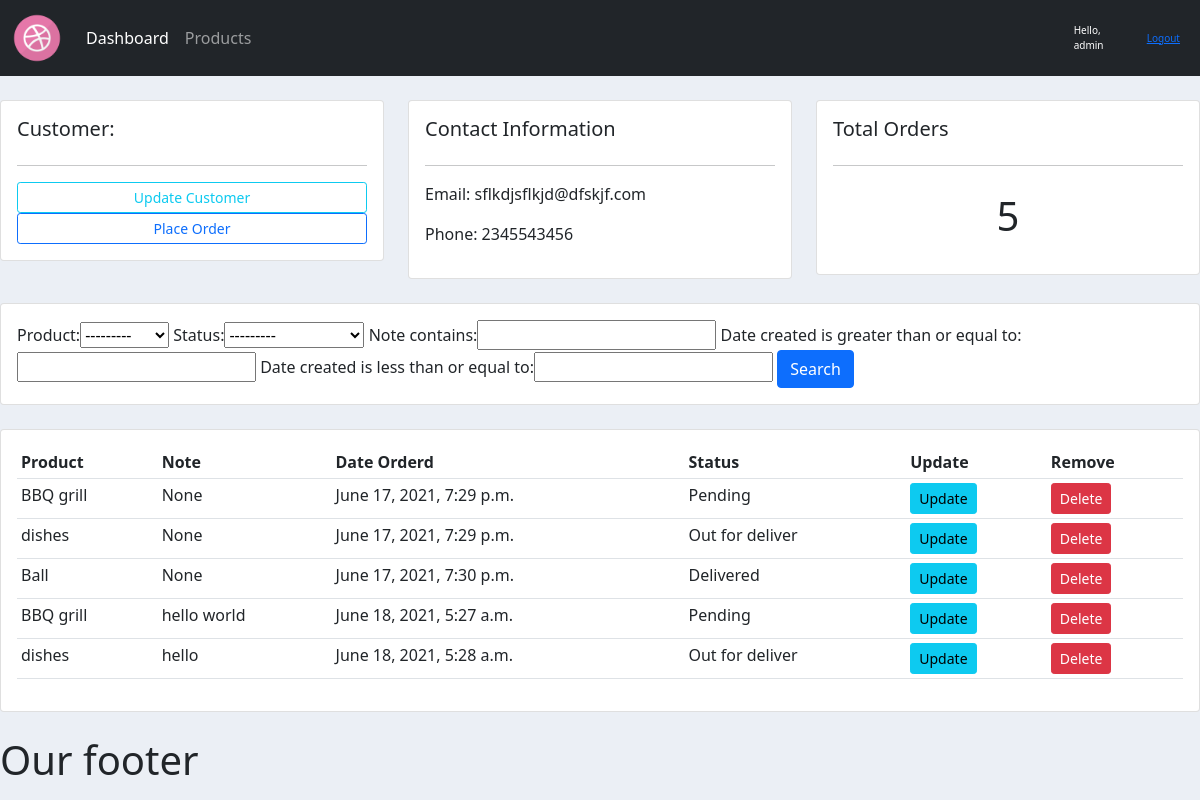
The app's page /customer/1/ (signed in) with its own data.
### accounts/models.py (models this page shows, shortened)
class Customer(models.Model):
    name = models.CharField(max_length=200, null=True)
    phone = models.CharField(max_length=10, null=True)
    email = models.CharField(max_length=200, null=True)
    date_created = models.DateTimeField(auto_now_add=True,null=True)

class Order(models.Model):
    STATUS = [
            ('Pending','Pending'),
            ('Out for deliver','Out for delivery'),
            ('Delivered','Delivered')
            ]
    customer = models.ForeignKey(Customer,null=True, on_delete=models.SET_NULL)
    product =  models.ForeignKey(Product,null=True, on_delete=models.SET_NULL)
    date_created = models.DateTimeField(auto_now_add=True,null=True)
    status = models.CharField(max_length=200, null=True,choices = STATUS)
    note = models.CharField(max_length=1000, null=True)

class Product(models.Model):
    CATEGORY = [
            ('Indoor','Indoor'),
            ('Out Door','Out Door'),
            ]
    name = models.CharField(max_length=200, null=True)
    price = models.FloatField(null=True)
    category = models.CharField(max_length=200, null=True,choices = CATEGORY,blank = True)
    description = models.CharField(max_length=200, null=True)
    date_created = models.DateTimeField(auto_now_add=True,null=True)
    tags = models.ManyToManyField(Tag)
    def __str__(self):
        return self.name

### accounts/decorators.py (the view)
        def wrapper_func(request, *args,**kwargs):
            group = None
            if request.user.groups.exists():
                group = request.user.groups.all()[0].name
            if group in allowed_roles:
                return view_func(request,*args,**kwargs)
            else:
                return HttpResponse('You are not allowed to view this page')
            print('Working',allowed_roles)
            return view_func(request,*args,**kwargs)

### accounts/views.py (called while the page is built)
@login_required(login_url='login')
@allowed_user(allowed_roles=['admin'])
def customer(request,pk_test):
    user = Customer.objects.get(id = pk_test)
    orders = user.order_set.all()
    total_order = orders.count()
    myFilter = OrderFilter(request.GET, queryset=orders)
    orders = myFilter.qs
    context = {'user':user,'orders':orders,'total_order':total_order,'myFilter':myFilter}
    return render(request,'accounts/customer.html',context)

### templates/accounts/customer.html (shortened to what this page needs)
{% extends 'accounts/main.html' %}
{% block content %}
<br>
<div class="row">
	<div class="col-md">
		<div class="card card-body">
			<h5>Customer:</h5>
			<hr>
			<a class="btn btn-outline-info  btn-sm btn-block" href="">Update Customer</a>
			<a class="btn btn-outline-primary  btn-sm btn-block" href="{% url 'create_order' user.id %}">Place Order</a>
		</div>
	</div>
	<div class="col-md">
		<div class="card card-body">
			<h5>Contact Information</h5>
			<hr>
			<p>Email: {{user.email}}</p>
			<p>Phone: {{user.phone}}</p>
		</div>
	</div>
	<div class="col-md">
		<div class="card card-body">
			<h5>Total Orders</h5>
			<hr>
			<h1 style="text-align: center;padding: 10px">{{total_order}}</h1>
		</div>
	</div>
</div>
<br>
<div class="row">
	<div class="col">
		<div class="card card-body">
			<form method="get">
				{{myFilter.form}}
		    <button class="btn btn-primary" type="submit">Search</button>
		  </form>
		</div>
	</div>
</div>
<br>
<div class="row">
	<div class="col-md">
		<div class="card card-body">
			<table class="table table-sm">
				<tr>
					<th>Product</th>
					<th>Note</th>
					<th>Date Orderd</th>
					<th>Status</th>
					<th>Update</th>
					<th>Remove</th>
				</tr>
				{% for order in orders %}
				<tr>
					<td>{{order.product}}</td>
					<td>{{order.note}}</td>
					<td>{{order.date_created}}</td>
					<td>{{order.status}}</td>
					<td><a class="btn btn-info btn-sm" href="{% url 'update_order'  order.id %}">Update</a></td>
                    <td><a class="btn btn-danger btn-sm" href="{% url 'delete_order'  order.id %}">Delete</a></td>
				</tr>
				{%endfor%}
			</table>
		</div>
	</div>
</div>
{% endblock content %}

### templates/accounts/navbar.html (shortened to what this page needs)
{% load static %}
<nav class="navbar navbar-expand-lg navbar-dark bg-dark">
  <div class="container-fluid">
    <a class="navbar-brand" href="#"><img src="{%static 'images/logo.png'%} " alt="" style="width: 50px; height: 50px;"></a>
    <div class="collapse navbar-collapse" id="navbarNav">
      <ul class="navbar-nav">
        {% if request.user.is_staff %}
        <li class="nav-item">
          <a class="nav-link active" aria-current="page" href="{% url 'home' %}">Dashboard</a>
        </li>
        <li class="nav-item">
          <a class="nav-link" href="{% url 'product' %}">Products</a>
        </li>
       {% endif %}
      </ul>
    </div>
  </div>
  <span class="hello-msg">Hello, {{request.user}}</span>
  <span class="hello-msg"><a href="{% url 'logout' %}">Logout</a></span>
</nav>

### templates/accounts/main.html (style rules this page uses)
body { background-color: #ebeff5; }

### templates/accounts/navbar.html (style rules this page uses)
.hello-msg { font-size: 10px; color: #fff; margin-right: 20px; }

### records on screen
Customer: email "sflkdjsflkjd@dfskjf.com", phone "2345543456"
Order: product "BBQ grill", note "None", date_created "June 17, 2021, 7:29 p.m.", status "Pending"
Order: product "dishes", note "None", date_created "June 17, 2021, 7:29 p.m.", status "Out for deliver"
Order: product "Ball", note "None", date_created "June 17, 2021, 7:30 p.m.", status "Delivered"
Order: product "BBQ grill", note "hello world", date_created "June 18, 2021, 5:27 a.m.", status "Pending"
Order: product "dishes", note "hello", date_created "June 18, 2021, 5:28 a.m.", status "Out for deliver"

### other values on screen
{{ request.user }} "admin"
{{ total_order }} "5"
